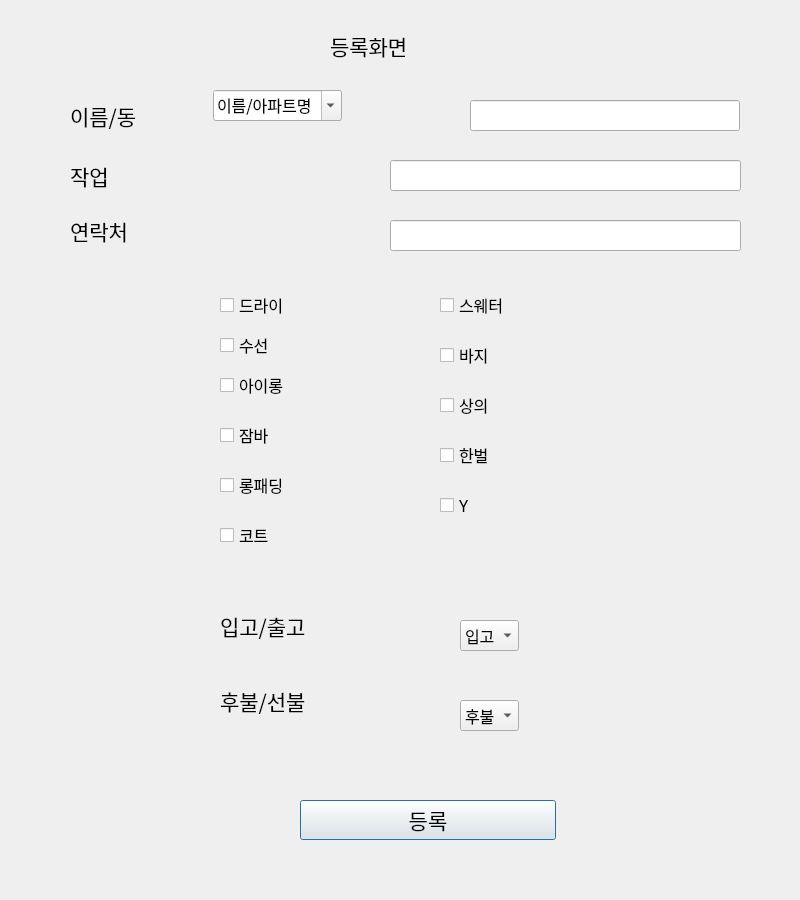
<?xml version="1.0" encoding="UTF-8"?>
<ui version="4.0">
 <class>Dialog</class>
 <widget class="QDialog" name="Dialog">
  <property name="geometry">
   <rect>
    <x>0</x>
    <y>0</y>
    <width>800</width>
    <height>900</height>
   </rect>
  </property>
  <property name="windowTitle">
   <string>Dialog</string>
  </property>
  <widget class="QLabel" name="label">
   <property name="geometry">
    <rect>
     <x>70</x>
     <y>90</y>
     <width>121</width>
     <height>51</height>
    </rect>
   </property>
   <property name="font">
    <font>
     <family>Agency FB</family>
     <pointsize>16</pointsize>
    </font>
   </property>
   <property name="text">
    <string>이름/동</string>
   </property>
  </widget>
  <widget class="QCheckBox" name="iron_checkBox">
   <property name="geometry">
    <rect>
     <x>220</x>
     <y>370</y>
     <width>185</width>
     <height>30</height>
    </rect>
   </property>
   <property name="baseSize">
    <size>
     <width>20</width>
     <height>20</height>
    </size>
   </property>
   <property name="font">
    <font>
     <family>Agency FB</family>
     <pointsize>12</pointsize>
    </font>
   </property>
   <property name="text">
    <string>아이롱</string>
   </property>
  </widget>
  <widget class="QCheckBox" name="repair_checkBox">
   <property name="geometry">
    <rect>
     <x>220</x>
     <y>330</y>
     <width>185</width>
     <height>30</height>
    </rect>
   </property>
   <property name="baseSize">
    <size>
     <width>20</width>
     <height>20</height>
    </size>
   </property>
   <property name="font">
    <font>
     <family>Agency FB</family>
     <pointsize>12</pointsize>
    </font>
   </property>
   <property name="text">
    <string>수선</string>
   </property>
  </widget>
  <widget class="QCheckBox" name="dry_checkBox">
   <property name="geometry">
    <rect>
     <x>220</x>
     <y>290</y>
     <width>185</width>
     <height>30</height>
    </rect>
   </property>
   <property name="maximumSize">
    <size>
     <width>16777215</width>
     <height>16777215</height>
    </size>
   </property>
   <property name="baseSize">
    <size>
     <width>20</width>
     <height>20</height>
    </size>
   </property>
   <property name="font">
    <font>
     <family>Agency FB</family>
     <pointsize>12</pointsize>
    </font>
   </property>
   <property name="text">
    <string>드라이</string>
   </property>
  </widget>
  <widget class="QPushButton" name="aregar_Button">
   <property name="geometry">
    <rect>
     <x>300</x>
     <y>800</y>
     <width>256</width>
     <height>40</height>
    </rect>
   </property>
   <property name="font">
    <font>
     <family>Agency FB</family>
     <pointsize>16</pointsize>
    </font>
   </property>
   <property name="text">
    <string>등록</string>
   </property>
  </widget>
  <widget class="QCheckBox" name="cote_checkBox">
   <property name="geometry">
    <rect>
     <x>220</x>
     <y>520</y>
     <width>185</width>
     <height>30</height>
    </rect>
   </property>
   <property name="baseSize">
    <size>
     <width>20</width>
     <height>20</height>
    </size>
   </property>
   <property name="font">
    <font>
     <family>Agency FB</family>
     <pointsize>12</pointsize>
    </font>
   </property>
   <property name="text">
    <string>코트</string>
   </property>
  </widget>
  <widget class="QCheckBox" name="long_checkBox">
   <property name="geometry">
    <rect>
     <x>220</x>
     <y>470</y>
     <width>185</width>
     <height>30</height>
    </rect>
   </property>
   <property name="baseSize">
    <size>
     <width>20</width>
     <height>20</height>
    </size>
   </property>
   <property name="font">
    <font>
     <family>Agency FB</family>
     <pointsize>12</pointsize>
    </font>
   </property>
   <property name="text">
    <string>롱패딩</string>
   </property>
  </widget>
  <widget class="QComboBox" name="inPutOutput">
   <property name="geometry">
    <rect>
     <x>460</x>
     <y>620</y>
     <width>52</width>
     <height>21</height>
    </rect>
   </property>
   <property name="baseSize">
    <size>
     <width>20</width>
     <height>20</height>
    </size>
   </property>
   <property name="font">
    <font>
     <family>Agency FB</family>
     <pointsize>12</pointsize>
    </font>
   </property>
   <property name="layoutDirection">
    <enum>Qt::LeftToRight</enum>
   </property>
   <property name="sizeAdjustPolicy">
    <enum>QComboBox::AdjustToContents</enum>
   </property>
   <item>
    <property name="text">
     <string>입고</string>
    </property>
   </item>
   <item>
    <property name="text">
     <string>출고</string>
    </property>
   </item>
  </widget>
  <widget class="QCheckBox" name="sweater_checkBox">
   <property name="geometry">
    <rect>
     <x>440</x>
     <y>290</y>
     <width>185</width>
     <height>30</height>
    </rect>
   </property>
   <property name="baseSize">
    <size>
     <width>20</width>
     <height>20</height>
    </size>
   </property>
   <property name="font">
    <font>
     <family>Agency FB</family>
     <pointsize>12</pointsize>
    </font>
   </property>
   <property name="text">
    <string>스웨터</string>
   </property>
  </widget>
  <widget class="QCheckBox" name="cloth_checkBox">
   <property name="geometry">
    <rect>
     <x>440</x>
     <y>390</y>
     <width>185</width>
     <height>30</height>
    </rect>
   </property>
   <property name="baseSize">
    <size>
     <width>20</width>
     <height>20</height>
    </size>
   </property>
   <property name="font">
    <font>
     <family>Agency FB</family>
     <pointsize>12</pointsize>
    </font>
   </property>
   <property name="text">
    <string>상의</string>
   </property>
  </widget>
  <widget class="QLabel" name="label_3">
   <property name="geometry">
    <rect>
     <x>70</x>
     <y>150</y>
     <width>111</width>
     <height>51</height>
    </rect>
   </property>
   <property name="font">
    <font>
     <family>Agency FB</family>
     <pointsize>16</pointsize>
    </font>
   </property>
   <property name="text">
    <string>작업</string>
   </property>
  </widget>
  <widget class="QLineEdit" name="edad_lineEdit">
   <property name="geometry">
    <rect>
     <x>390</x>
     <y>220</y>
     <width>351</width>
     <height>31</height>
    </rect>
   </property>
   <property name="font">
    <font>
     <family>Agency FB</family>
     <pointsize>16</pointsize>
    </font>
   </property>
  </widget>
  <widget class="QLabel" name="label_10">
   <property name="geometry">
    <rect>
     <x>220</x>
     <y>680</y>
     <width>185</width>
     <height>41</height>
    </rect>
   </property>
   <property name="font">
    <font>
     <family>Agency FB</family>
     <pointsize>16</pointsize>
    </font>
   </property>
   <property name="text">
    <string>후불/선불</string>
   </property>
  </widget>
  <widget class="QComboBox" name="dong_name_combo">
   <property name="geometry">
    <rect>
     <x>213</x>
     <y>90</y>
     <width>121</width>
     <height>21</height>
    </rect>
   </property>
   <property name="font">
    <font>
     <family>Agency FB</family>
     <pointsize>12</pointsize>
    </font>
   </property>
   <property name="editable">
    <bool>true</bool>
   </property>
   <property name="sizeAdjustPolicy">
    <enum>QComboBox::AdjustToContents</enum>
   </property>
   <item>
    <property name="text">
     <string>이름/아파트명</string>
    </property>
   </item>
   <item>
    <property name="text">
     <string>초원아파트1동</string>
    </property>
   </item>
   <item>
    <property name="text">
     <string>초원아파트2동</string>
    </property>
   </item>
   <item>
    <property name="text">
     <string>초원아파트3동</string>
    </property>
   </item>
   <item>
    <property name="text">
     <string>초원아파트4동</string>
    </property>
   </item>
   <item>
    <property name="text">
     <string>초원아파트5동</string>
    </property>
   </item>
  </widget>
  <widget class="QLabel" name="label_7">
   <property name="geometry">
    <rect>
     <x>330</x>
     <y>30</y>
     <width>191</width>
     <height>31</height>
    </rect>
   </property>
   <property name="font">
    <font>
     <family>Agency FB</family>
     <pointsize>16</pointsize>
    </font>
   </property>
   <property name="text">
    <string>등록화면</string>
   </property>
  </widget>
  <widget class="QCheckBox" name="set_checkBox">
   <property name="geometry">
    <rect>
     <x>440</x>
     <y>440</y>
     <width>185</width>
     <height>30</height>
    </rect>
   </property>
   <property name="baseSize">
    <size>
     <width>20</width>
     <height>20</height>
    </size>
   </property>
   <property name="font">
    <font>
     <family>Agency FB</family>
     <pointsize>12</pointsize>
    </font>
   </property>
   <property name="text">
    <string>한벌</string>
   </property>
  </widget>
  <widget class="QComboBox" name="pay_comboBox">
   <property name="geometry">
    <rect>
     <x>460</x>
     <y>700</y>
     <width>52</width>
     <height>21</height>
    </rect>
   </property>
   <property name="baseSize">
    <size>
     <width>20</width>
     <height>20</height>
    </size>
   </property>
   <property name="font">
    <font>
     <family>Agency FB</family>
     <pointsize>12</pointsize>
    </font>
   </property>
   <property name="sizeAdjustPolicy">
    <enum>QComboBox::AdjustToContents</enum>
   </property>
   <item>
    <property name="text">
     <string>후불</string>
    </property>
   </item>
   <item>
    <property name="text">
     <string>선불</string>
    </property>
   </item>
   <item>
    <property name="text">
     <string>출고</string>
    </property>
   </item>
  </widget>
  <widget class="QLineEdit" name="salario_lineEdit">
   <property name="geometry">
    <rect>
     <x>390</x>
     <y>160</y>
     <width>351</width>
     <height>31</height>
    </rect>
   </property>
   <property name="font">
    <font>
     <family>Agency FB</family>
     <pointsize>16</pointsize>
    </font>
   </property>
  </widget>
  <widget class="QLabel" name="label_8">
   <property name="geometry">
    <rect>
     <x>220</x>
     <y>610</y>
     <width>256</width>
     <height>31</height>
    </rect>
   </property>
   <property name="font">
    <font>
     <family>Agency FB</family>
     <pointsize>16</pointsize>
    </font>
   </property>
   <property name="layoutDirection">
    <enum>Qt::LeftToRight</enum>
   </property>
   <property name="text">
    <string>입고/출고</string>
   </property>
  </widget>
  <widget class="QCheckBox" name="pent_checkBox">
   <property name="geometry">
    <rect>
     <x>440</x>
     <y>340</y>
     <width>185</width>
     <height>30</height>
    </rect>
   </property>
   <property name="baseSize">
    <size>
     <width>20</width>
     <height>20</height>
    </size>
   </property>
   <property name="font">
    <font>
     <family>Agency FB</family>
     <pointsize>12</pointsize>
    </font>
   </property>
   <property name="text">
    <string>바지</string>
   </property>
  </widget>
  <widget class="QLineEdit" name="nombre_lineEdit">
   <property name="geometry">
    <rect>
     <x>470</x>
     <y>100</y>
     <width>270</width>
     <height>31</height>
    </rect>
   </property>
   <property name="font">
    <font>
     <family>Agency FB</family>
     <pointsize>16</pointsize>
    </font>
   </property>
  </widget>
  <widget class="QLabel" name="label_2">
   <property name="geometry">
    <rect>
     <x>70</x>
     <y>210</y>
     <width>111</width>
     <height>41</height>
    </rect>
   </property>
   <property name="font">
    <font>
     <family>Agency FB</family>
     <pointsize>16</pointsize>
    </font>
   </property>
   <property name="layoutDirection">
    <enum>Qt::LeftToRight</enum>
   </property>
   <property name="text">
    <string>연락처</string>
   </property>
  </widget>
  <widget class="QCheckBox" name="ycloth_checkBox">
   <property name="geometry">
    <rect>
     <x>440</x>
     <y>490</y>
     <width>185</width>
     <height>30</height>
    </rect>
   </property>
   <property name="baseSize">
    <size>
     <width>20</width>
     <height>20</height>
    </size>
   </property>
   <property name="font">
    <font>
     <family>Agency FB</family>
     <pointsize>12</pointsize>
    </font>
   </property>
   <property name="layoutDirection">
    <enum>Qt::LeftToRight</enum>
   </property>
   <property name="text">
    <string>Y</string>
   </property>
  </widget>
  <widget class="QCheckBox" name="outdoor_checkBox">
   <property name="geometry">
    <rect>
     <x>220</x>
     <y>420</y>
     <width>185</width>
     <height>30</height>
    </rect>
   </property>
   <property name="baseSize">
    <size>
     <width>20</width>
     <height>20</height>
    </size>
   </property>
   <property name="font">
    <font>
     <family>Agency FB</family>
     <pointsize>12</pointsize>
    </font>
   </property>
   <property name="text">
    <string>잠바</string>
   </property>
  </widget>
 </widget>
 <resources/>
 <connections/>
</ui>
